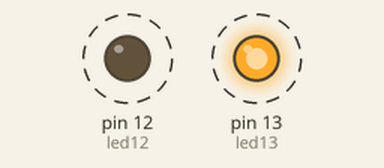
Simulated run of this sketch. Board: Arduino Uno, built with avr-gcc and run on an emulated ATmega328P. On the bench: output pins drawn as LEDs (lit = HIGH). Dashed ring = blinking.

Above: at 0.05 s.
Timing chart, 0 to 3.0 s (numbered marks = the images above):
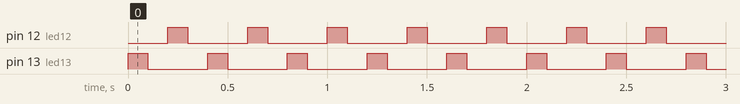

The sketch:

01_Blinking_Light.ino
```cpp
int led12 = 12;
int led13 = 13;

void setup() {
   pinMode(led12, OUTPUT);
   pinMode(led13, OUTPUT);
}

void loop() {
  digitalWrite(led13, HIGH);
  delay(100);
  digitalWrite(led13, LOW);
  delay(100);


  digitalWrite(led12, HIGH);
  delay(100);
  digitalWrite(led12, LOW);
  delay(100);

}
```

Measured:
- by itself, pin 12 (led12), pin 13 (led13): alternates HIGH for 0.10 s and LOW for 0.30 s
